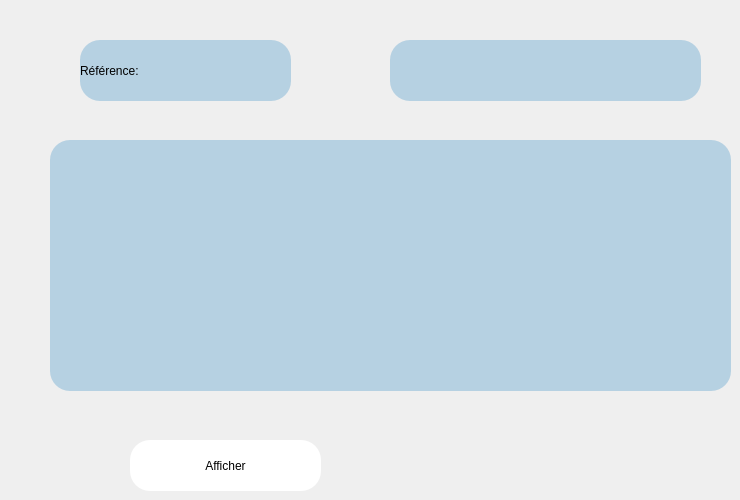
      <widget class="QWidget" name="ref_affiche">
       <widget class="QLabel" name="res_ref">
        <property name="geometry">
         <rect>
          <x>50</x>
          <y>140</y>
          <width>681</width>
          <height>251</height>
         </rect>
        </property>
        <property name="styleSheet">
         <string notr="true">color:rgb(0, 0, 0);
border-radius:20px;
font: 10pt &quot;Palatino Linotype&quot;;
background-color: rgb(200, 217, 237);
background-color: rgb(197, 225, 236);
background-color: rgb(182, 209, 226);</string>
        </property>
        <property name="text">
         <string/>
        </property>
       </widget>
       <widget class="QPushButton" name="affiche_reff">
        <property name="geometry">
         <rect>
          <x>130</x>
          <y>440</y>
          <width>191</width>
          <height>51</height>
         </rect>
        </property>
        <property name="styleSheet">
         <string notr="true">border-radius:20px;
font: 75 12pt &quot;Palatino Linotype&quot;;
background-color: rgb(255, 255, 255);
color: rgb(0, 0, 0);</string>
        </property>
        <property name="text">
         <string>Afficher</string>
        </property>
       </widget>
       <widget class="QLabel" name="label_39">
        <property name="geometry">
         <rect>
          <x>80</x>
          <y>40</y>
          <width>211</width>
          <height>61</height>
         </rect>
        </property>
        <property name="styleSheet">
         <string notr="true">font: 12pt &quot;Palatino Linotype&quot;;
background-color: rgb(182, 209, 226);
border-radius:20px;</string>
        </property>
        <property name="text">
         <string>Référence:</string>
        </property>
       </widget>
       <widget class="QLineEdit" name="ref_affiche_2">
        <property name="geometry">
         <rect>
          <x>390</x>
          <y>40</y>
          <width>311</width>
          <height>61</height>
         </rect>
        </property>
        <property name="styleSheet">
         <string notr="true">font: 12pt &quot;Palatino Linotype&quot;;
background-color: rgb(182, 209, 226);
border-radius:20px;</string>
        </property>
       </widget>
      </widget>
